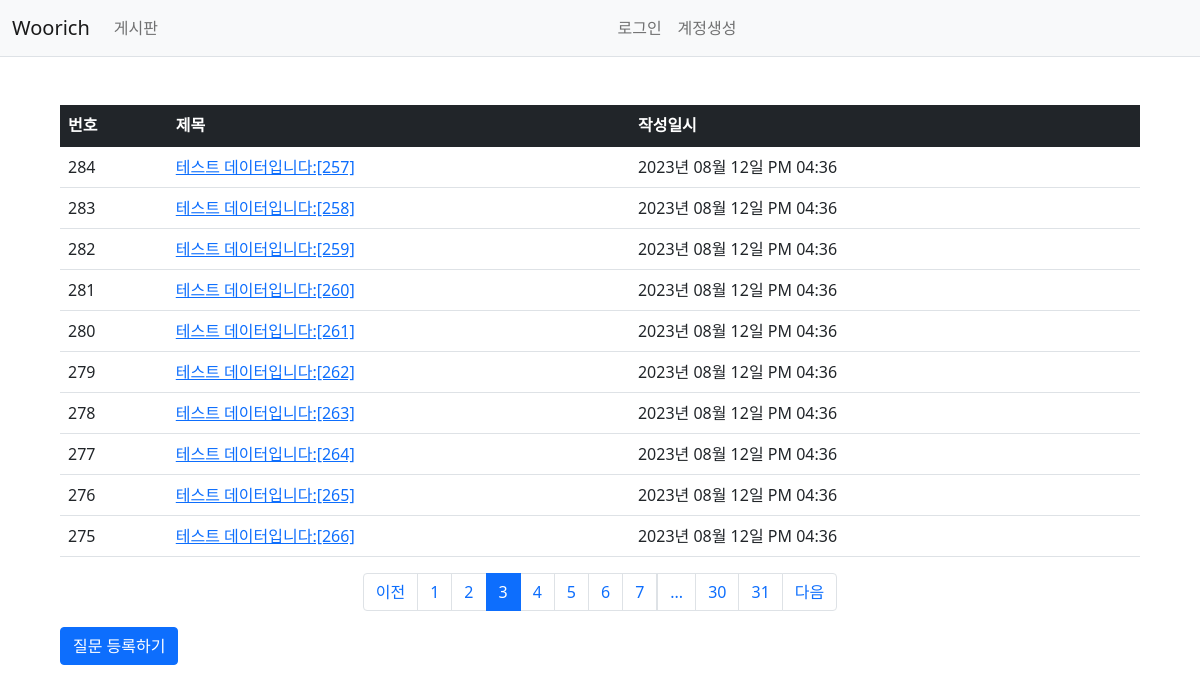
Screenshot of /question/list/?page=3 with the database file from the repository.
### woorichApp/models.py (models this page shows)
class Question(db.Model):
    id = db.Column(db.Integer, primary_key=True)
    subject = db.Column(db.String(200), nullable=False)
    content = db.Column(db.Text(), nullable=False)
    create_date = db.Column(db.DateTime(), nullable=False)

### woorichApp/views/question_views.py (the view)
@bp.route('/list/')
def _list():
    page = request.args.get('page', type=int, default=1)  # 페이지
    question_list = Question.query.order_by(Question.create_date.desc())
    question_list = question_list.paginate(page=page, per_page=10)
    return render_template('question/question_list.html', question_list=question_list)

### woorichApp/filter.py (called while the page is built)
def format_datetime(value, fmt='%Y년 %m월 %d일 %p %I:%M'):
    return value.strftime(fmt)

### woorichApp/views/auth_views.py (called while the page is built)
@bp.before_app_request
def load_logged_in_user():
    user_id = session.get('user_id')
    if user_id is None:
        g.user = None
    else:
        g.user = User.query.get(user_id)

### woorichApp/templates/question/question_list.html (shortened to what this page needs)
{% extends 'layouts/base.html' %}
{% block content %}
<div class="container my-3">
    <table class="table">
        <thead>
        <tr class="table-dark">
            <th>번호</th>
            <th>제목</th>
            <th>작성일시</th>
        </tr>
        </thead>
        <tbody>
        {% if question_list %}
        {% for question in question_list.items %}
        <tr>
            <td>{{ question_list.total - ((question_list.page-1) * question_list.per_page) - loop.index0 }}</td>
            <td>
                <a href="{{ url_for('question.detail', question_id=question.id) }}">{{ question.subject }}</a>
            </td>
            <td>{{ question.create_date|datetime }}</td>
        </tr>
        {% endfor %}
        {% else %}
        <tr>
            <td colspan="3">질문이 없습니다.</td>
        </tr>
        {% endif %}
        </tbody>
    </table>
    <ul class="pagination justify-content-center">
        {% if question_list.has_prev %}
        <li class="page-item">
            <a class="page-link" href="?page={{ question_list.prev_num }}">이전</a>
        </li>
        {% else %}
        <li class="page-item disabled">
            <a class="page-link" tabindex="-1" aria-disabled="true" href="javascript:void(0)">이전</a>
        </li>
        {% endif %}
        {% for page_num in question_list.iter_pages() %}
        {% if page_num %}
        {% if page_num != question_list.page %}
        <li class="page-item">
            <a class="page-link" href="?page={{ page_num }}">{{ page_num }}</a>
        </li>
        {% else %}
        <li class="page-item active" aria-current="page">
            <a class="page-link" href="javascript:void(0)">{{ page_num }}</a>
        </li>
        {% endif %}
        {% else %}
        <li class="disabled">
            <a class="page-link" href="javascript:void(0)">...</a>
        </li>
        {% endif %}
        {% endfor %}
        {% if question_list.has_next %}
        <li class="page-item">
            <a class="page-link" href="?page={{ question_list.next_num }}">다음</a>
        </li>
        {% else %}
        <li class="page-item disabled">
            <a class="page-link" tabindex="-1" aria-disabled="true" href="javascript:void(0)">다음</a>
        </li>
        {% endif %}
    </ul>
        <a href="{{ url_for('question.create') }}" class="btn btn-primary">질문 등록하기</a>
</div>
{% endblock %}

### rows the page displays
Question: total "284", subject "테스트 데이터입니다:[257]", create_date "2023년 08월 12일 PM 04:36"
Question: total "283", subject "테스트 데이터입니다:[258]", create_date "2023년 08월 12일 PM 04:36"
Question: total "282", subject "테스트 데이터입니다:[259]", create_date "2023년 08월 12일 PM 04:36"
Question: total "281", subject "테스트 데이터입니다:[260]", create_date "2023년 08월 12일 PM 04:36"
Question: total "280", subject "테스트 데이터입니다:[261]", create_date "2023년 08월 12일 PM 04:36"
Question: total "279", subject "테스트 데이터입니다:[262]", create_date "2023년 08월 12일 PM 04:36"
Question: total "278", subject "테스트 데이터입니다:[263]", create_date "2023년 08월 12일 PM 04:36"
Question: total "277", subject "테스트 데이터입니다:[264]", create_date "2023년 08월 12일 PM 04:36"
Question: total "276", subject "테스트 데이터입니다:[265]", create_date "2023년 08월 12일 PM 04:36"
Question: total "275", subject "테스트 데이터입니다:[266]", create_date "2023년 08월 12일 PM 04:36"

### other values shown
{{ page_num }} "1" "2" "4" "5" "6" "7" "30" "31"
{{ page_num }} "3"
